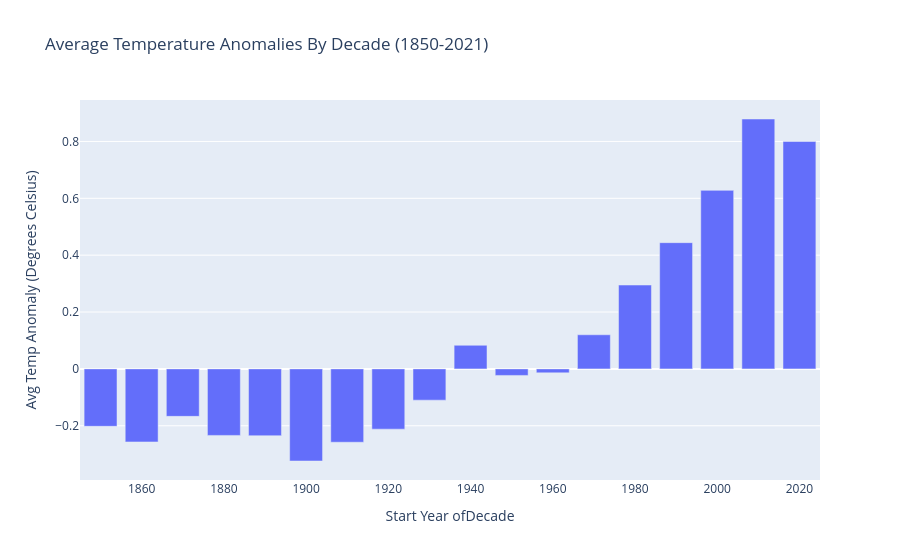

Notebook cell for this chart:
### Markdown cell above
## Bar chart showing temperature anomalies by range of years

### Code cell
# BAR CHART: Temperature Anomalies by Year

# Temp Anomalies Filtering
TEMP_ANOMALIES_DATA = '../data/global_temp_anomaly.csv'
# Read temp anomaly data
df_temp_anomaly = pd.read_csv(TEMP_ANOMALIES_DATA,comment='#',encoding='utf8')

# filter data for the specified year range (1850-2021)
df_filtered_temp_anomalies_1850_2021 = \
    df_temp_anomaly[(df_temp_anomaly\
    ['Year']>= START_YEAR) & (df_temp_anomaly['Year'] <= END_YEAR)]

# set up title constant
TEMP_ANOMALIES_TITLE = 'Average Temperature Anomalies By Decade (1850-2021)' 
# set up filtering with column name constant
ANOMALY_COL_NAME = 'Anomaly'

# Create bins to feed bar chart
# Create a copy to add binned data to
df_filtered_temp_anomalies_1850_2021_COPY = df_filtered_temp_anomalies_1850_2021.copy()
# Create bins for decades - make the end year 1 greater than the last year to include
bins = pd.interval_range(start=1850, end=2030, freq=10, closed='right')  # 10-year bins
# Add a final bin to cover 2021
# bins = bins.append(pd.Interval(left=2020, right=2021, closed='right'))
# print(bins)

# Add a new column to the DataFrame with the binned years
df_filtered_temp_anomalies_1850_2021_COPY['Year_bin'] = pd.cut(\
    df_filtered_temp_anomalies_1850_2021_COPY['Year'], bins)
# print(df_filtered_temp_anomalies_1850_2021_COPY)

# Group by bin and calculate mean anomaly
grouped = df_filtered_temp_anomalies_1850_2021_COPY.groupby('Year_bin', observed=True)['Anomaly'].mean().reset_index()
# print(grouped)

# Plot with Plotly Express
# Convert Interval to string for better x-axis labeling 
# and allowing Plotly to serialze it
#######grouped['Year_bin'] = grouped['Year_bin'].astype(str)
grouped['Year_bin_start'] = grouped['Year_bin']\
    .apply(lambda x: int(x.left))
bar_fig = px.bar(grouped, x='Year_bin_start', y='Anomaly', title=TEMP_ANOMALIES_TITLE)

# bar_fig = px.bar(grouped, x='Year_bin', y='Anomaly', title='Average Temperature Anomaly by Decade')
BAR_Y_AXIS_TITLE = "Avg Temp Anomaly\n(Degrees Celsius)"
BAR_X_AXIS_TITLE = "Start Year ofDecade"
bar_fig.update_layout(xaxis_title=BAR_X_AXIS_TITLE)
bar_fig.update_layout(yaxis_title=BAR_Y_AXIS_TITLE)
bar_fig.show()

### Figure 1 — Plotly figure (JSON) as saved in the notebook; plotly's stock layout.template omitted (floating-point values rounded to 4 significant figures)
{"data": [{"hovertemplate": "Year_bin_start=%{x}<br>Anomaly=%{y}<extra></extra>", "legendgroup": "", "marker": {"color": "#636efa", "pattern": {"shape": ""}}, "name": "", "orientation": "v", "showlegend": false, "textposition": "auto", "type": "bar", "x": [1850, 1860, 1870, 1880, 1890, 1900, 1910, 1920, 1930, 1940, 1950, 1960, 1970, 1980, 1990, 2000, 2010, 2020], "xaxis": "x", "y": [-0.202, -0.257, -0.167, -0.234, -0.235, -0.324, -0.258, -0.212, -0.11, 0.083, -0.023, -0.014, 0.12, 0.295, 0.444, 0.628, 0.879, 0.8], "yaxis": "y"}], "layout": {"barmode": "relative", "legend": {"tracegroupgap": 0}, "title": {"text": "Average Temperature Anomalies By Decade (1850-2021)"}, "xaxis": {"anchor": "y", "domain": [0, 1], "title": {"text": "Start Year ofDecade"}}, "yaxis": {"anchor": "x", "domain": [0, 1], "title": {"text": "Avg Temp Anomaly\n(Degrees Celsius)"}}}}
